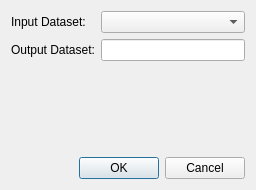
<?xml version="1.0" encoding="UTF-8"?>
<ui version="4.0">
 <class>ReplaceBadTracesDialog</class>
 <widget class="QDialog" name="ReplaceBadTracesDialog">
  <property name="geometry">
   <rect>
    <x>0</x>
    <y>0</y>
    <width>256</width>
    <height>190</height>
   </rect>
  </property>
  <property name="windowTitle">
   <string>Replace Bad Traces</string>
  </property>
  <layout class="QVBoxLayout" name="verticalLayout">
   <item>
    <layout class="QGridLayout" name="gridLayout_2">
     <item row="0" column="0">
      <widget class="QLabel" name="label_7">
       <property name="text">
        <string>Input Dataset:</string>
       </property>
      </widget>
     </item>
     <item row="0" column="1">
      <widget class="QComboBox" name="cbInputDataset"/>
     </item>
     <item row="1" column="0">
      <widget class="QLabel" name="label_8">
       <property name="text">
        <string>Output Dataset:</string>
       </property>
      </widget>
     </item>
     <item row="1" column="1">
      <widget class="QLineEdit" name="leOutputDataset"/>
     </item>
    </layout>
   </item>
   <item>
    <spacer name="verticalSpacer">
     <property name="orientation">
      <enum>Qt::Vertical</enum>
     </property>
     <property name="sizeHint" stdset="0">
      <size>
       <width>20</width>
       <height>68</height>
      </size>
     </property>
    </spacer>
   </item>
   <item>
    <widget class="QDialogButtonBox" name="buttonBox">
     <property name="orientation">
      <enum>Qt::Horizontal</enum>
     </property>
     <property name="standardButtons">
      <set>QDialogButtonBox::Cancel|QDialogButtonBox::Ok</set>
     </property>
    </widget>
   </item>
  </layout>
 </widget>
 <resources/>
 <connections>
  <connection>
   <sender>buttonBox</sender>
   <signal>accepted()</signal>
   <receiver>ReplaceBadTracesDialog</receiver>
   <slot>accept()</slot>
   <hints>
    <hint type="sourcelabel">
     <x>248</x>
     <y>254</y>
    </hint>
    <hint type="destinationlabel">
     <x>157</x>
     <y>274</y>
    </hint>
   </hints>
  </connection>
  <connection>
   <sender>buttonBox</sender>
   <signal>rejected()</signal>
   <receiver>ReplaceBadTracesDialog</receiver>
   <slot>reject()</slot>
   <hints>
    <hint type="sourcelabel">
     <x>316</x>
     <y>260</y>
    </hint>
    <hint type="destinationlabel">
     <x>286</x>
     <y>274</y>
    </hint>
   </hints>
  </connection>
 </connections>
</ui>
